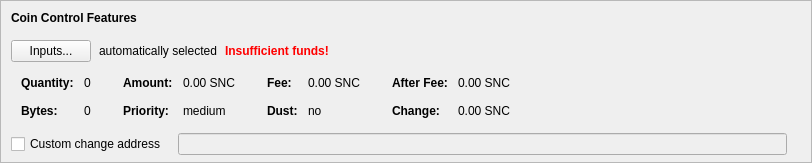
    <widget class="QFrame" name="frameCoinControl">
     <property name="sizePolicy">
      <sizepolicy hsizetype="Expanding" vsizetype="Expanding">
       <horstretch>0</horstretch>
       <verstretch>0</verstretch>
      </sizepolicy>
     </property>
     <property name="maximumSize">
      <size>
       <width>16777215</width>
       <height>16777215</height>
      </size>
     </property>
     <property name="frameShape">
      <enum>QFrame::StyledPanel</enum>
     </property>
     <property name="frameShadow">
      <enum>QFrame::Sunken</enum>
     </property>
     <layout class="QVBoxLayout" name="verticalLayoutCoinControl2">
      <property name="spacing">
       <number>0</number>
      </property>
      <property name="leftMargin">
       <number>0</number>
      </property>
      <property name="topMargin">
       <number>0</number>
      </property>
      <property name="rightMargin">
       <number>0</number>
      </property>
      <property name="bottomMargin">
       <number>6</number>
      </property>
      <item>
       <layout class="QVBoxLayout" name="verticalLayoutCoinControl" stretch="0,0,0,0,1">
        <property name="spacing">
         <number>0</number>
        </property>
        <property name="leftMargin">
         <number>10</number>
        </property>
        <property name="topMargin">
         <number>10</number>
        </property>
        <item>
         <layout class="QHBoxLayout" name="horizontalLayoutCoinControl1">
          <property name="bottomMargin">
           <number>15</number>
          </property>
          <item>
           <widget class="QLabel" name="labelCoinControlFeatures">
            <property name="sizePolicy">
             <sizepolicy hsizetype="Preferred" vsizetype="Maximum">
              <horstretch>0</horstretch>
              <verstretch>0</verstretch>
             </sizepolicy>
            </property>
            <property name="font">
             <font>
              <weight>75</weight>
              <bold>true</bold>
             </font>
            </property>
            <property name="styleSheet">
             <string notr="true">font-weight:bold;</string>
            </property>
            <property name="text">
             <string>Coin Control Features</string>
            </property>
           </widget>
          </item>
         </layout>
        </item>
        <item>
         <layout class="QHBoxLayout" name="horizontalLayoutCoinControl2" stretch="0,0,0,0">
          <property name="spacing">
           <number>8</number>
          </property>
          <property name="bottomMargin">
           <number>10</number>
          </property>
          <item>
           <widget class="QPushButton" name="pushButtonCoinControl">
            <property name="styleSheet">
             <string notr="true"/>
            </property>
            <property name="text">
             <string>Inputs...</string>
            </property>
            <property name="autoDefault">
             <bool>false</bool>
            </property>
           </widget>
          </item>
          <item>
           <widget class="QLabel" name="labelCoinControlAutomaticallySelected">
            <property name="text">
             <string>automatically selected</string>
            </property>
            <property name="margin">
             <number>5</number>
            </property>
           </widget>
          </item>
          <item>
           <widget class="QLabel" name="labelCoinControlInsuffFunds">
            <property name="font">
             <font>
              <weight>75</weight>
              <bold>true</bold>
             </font>
            </property>
            <property name="styleSheet">
             <string notr="true">color:red;font-weight:bold;</string>
            </property>
            <property name="text">
             <string>Insufficient funds!</string>
            </property>
            <property name="margin">
             <number>5</number>
            </property>
           </widget>
          </item>
          <item>
           <spacer name="horizontalSpacerCoinControl">
            <property name="orientation">
             <enum>Qt::Horizontal</enum>
            </property>
            <property name="sizeHint" stdset="0">
             <size>
              <width>40</width>
              <height>1</height>
             </size>
            </property>
           </spacer>
          </item>
         </layout>
        </item>
        <item>
         <widget class="QWidget" name="widgetCoinControl" native="true">
          <property name="sizePolicy">
           <sizepolicy hsizetype="Preferred" vsizetype="Preferred">
            <horstretch>0</horstretch>
            <verstretch>0</verstretch>
           </sizepolicy>
          </property>
          <property name="minimumSize">
           <size>
            <width>0</width>
            <height>0</height>
           </size>
          </property>
          <property name="styleSheet">
           <string notr="true"/>
          </property>
          <layout class="QHBoxLayout" name="horizontalLayoutCoinControl5">
           <property name="leftMargin">
            <number>0</number>
           </property>
           <property name="topMargin">
            <number>0</number>
           </property>
           <property name="rightMargin">
            <number>0</number>
           </property>
           <property name="bottomMargin">
            <number>0</number>
           </property>
           <item>
            <layout class="QHBoxLayout" name="horizontalLayoutCoinControl3" stretch="0,0,0,1">
             <property name="spacing">
              <number>20</number>
             </property>
             <property name="topMargin">
              <number>0</number>
             </property>
             <property name="bottomMargin">
              <number>10</number>
             </property>
             <item>
              <layout class="QFormLayout" name="formLayoutCoinControl1">
               <property name="horizontalSpacing">
                <number>10</number>
               </property>
               <property name="verticalSpacing">
                <number>14</number>
               </property>
               <property name="leftMargin">
                <number>10</number>
               </property>
               <property name="topMargin">
                <number>4</number>
               </property>
               <property name="rightMargin">
                <number>6</number>
               </property>
               <item row="0" column="0">
                <widget class="QLabel" name="labelCoinControlQuantityText">
                 <property name="font">
                  <font>
                   <weight>75</weight>
                   <bold>true</bold>
                  </font>
                 </property>
                 <property name="text">
                  <string>Quantity:</string>
                 </property>
                 <property name="margin">
                  <number>0</number>
                 </property>
                </widget>
               </item>
               <item row="0" column="1">
                <widget class="QLabel" name="labelCoinControlQuantity">
                 <property name="cursor">
                  <cursorShape>IBeamCursor</cursorShape>
                 </property>
                 <property name="contextMenuPolicy">
                  <enum>Qt::ActionsContextMenu</enum>
                 </property>
                 <property name="text">
                  <string notr="true">0</string>
                 </property>
                 <property name="margin">
                  <number>0</number>
                 </property>
                 <property name="textInteractionFlags">
                  <set>Qt::LinksAccessibleByMouse|Qt::TextSelectableByKeyboard|Qt::TextSelectableByMouse</set>
                 </property>
                </widget>
               </item>
               <item row="1" column="0">
                <widget class="QLabel" name="labelCoinControlBytesText">
                 <property name="font">
                  <font>
                   <weight>75</weight>
                   <bold>true</bold>
                  </font>
                 </property>
                 <property name="text">
                  <string>Bytes:</string>
                 </property>
                </widget>
               </item>
               <item row="1" column="1">
                <widget class="QLabel" name="labelCoinControlBytes">
                 <property name="cursor">
                  <cursorShape>IBeamCursor</cursorShape>
                 </property>
                 <property name="contextMenuPolicy">
                  <enum>Qt::ActionsContextMenu</enum>
                 </property>
                 <property name="text">
                  <string notr="true">0</string>
                 </property>
                 <property name="textInteractionFlags">
                  <set>Qt::LinksAccessibleByMouse|Qt::TextSelectableByKeyboard|Qt::TextSelectableByMouse</set>
                 </property>
                </widget>
               </item>
              </layout>
             </item>
             <item>
              <layout class="QFormLayout" name="formLayoutCoinControl2">
               <property name="horizontalSpacing">
                <number>10</number>
               </property>
               <property name="verticalSpacing">
                <number>14</number>
               </property>
               <property name="leftMargin">
                <number>6</number>
               </property>
               <property name="topMargin">
                <number>4</number>
               </property>
               <property name="rightMargin">
                <number>6</number>
               </property>
               <item row="0" column="0">
                <widget class="QLabel" name="labelCoinControlAmountText">
                 <property name="font">
                  <font>
                   <weight>75</weight>
                   <bold>true</bold>
                  </font>
                 </property>
                 <property name="text">
                  <string>Amount:</string>
                 </property>
                 <property name="margin">
                  <number>0</number>
                 </property>
                </widget>
               </item>
               <item row="0" column="1">
                <widget class="QLabel" name="labelCoinControlAmount">
                 <property name="cursor">
                  <cursorShape>IBeamCursor</cursorShape>
                 </property>
                 <property name="contextMenuPolicy">
                  <enum>Qt::ActionsContextMenu</enum>
                 </property>
                 <property name="text">
                  <string notr="true">0.00 SNC</string>
                 </property>
                 <property name="textInteractionFlags">
                  <set>Qt::LinksAccessibleByMouse|Qt::TextSelectableByKeyboard|Qt::TextSelectableByMouse</set>
                 </property>
                </widget>
               </item>
               <item row="1" column="0">
                <widget class="QLabel" name="labelCoinControlPriorityText">
                 <property name="font">
                  <font>
                   <weight>75</weight>
                   <bold>true</bold>
                  </font>
                 </property>
                 <property name="text">
                  <string>Priority:</string>
                 </property>
                </widget>
               </item>
               <item row="1" column="1">
                <widget class="QLabel" name="labelCoinControlPriority">
                 <property name="cursor">
                  <cursorShape>IBeamCursor</cursorShape>
                 </property>
                 <property name="contextMenuPolicy">
                  <enum>Qt::ActionsContextMenu</enum>
                 </property>
                 <property name="text">
                  <string>medium</string>
                 </property>
                 <property name="textInteractionFlags">
                  <set>Qt::LinksAccessibleByMouse|Qt::TextSelectableByKeyboard|Qt::TextSelectableByMouse</set>
                 </property>
                </widget>
               </item>
              </layout>
             </item>
             <item>
              <layout class="QFormLayout" name="formLayoutCoinControl3">
               <property name="horizontalSpacing">
                <number>10</number>
               </property>
               <property name="verticalSpacing">
                <number>14</number>
               </property>
               <property name="leftMargin">
                <number>6</number>
               </property>
               <property name="topMargin">
                <number>4</number>
               </property>
               <property name="rightMargin">
                <number>6</number>
               </property>
               <item row="0" column="0">
                <widget class="QLabel" name="labelCoinControlFeeText">
                 <property name="font">
                  <font>
                   <weight>75</weight>
                   <bold>true</bold>
                  </font>
                 </property>
                 <property name="text">
                  <string>Fee:</string>
                 </property>
                 <property name="margin">
                  <number>0</number>
                 </property>
                </widget>
               </item>
               <item row="0" column="1">
                <widget class="QLabel" name="labelCoinControlFee">
                 <property name="cursor">
                  <cursorShape>IBeamCursor</cursorShape>
                 </property>
                 <property name="contextMenuPolicy">
                  <enum>Qt::ActionsContextMenu</enum>
                 </property>
                 <property name="text">
                  <string notr="true">0.00 SNC</string>
                 </property>
                 <property name="textInteractionFlags">
                  <set>Qt::LinksAccessibleByMouse|Qt::TextSelectableByKeyboard|Qt::TextSelectableByMouse</set>
                 </property>
                </widget>
               </item>
               <item row="1" column="0">
                <widget class="QLabel" name="labelCoinControlLowOutputText">
                 <property name="font">
                  <font>
                   <weight>75</weight>
                   <bold>true</bold>
                  </font>
                 </property>
                 <property name="text">
                  <string>Dust:</string>
                 </property>
                </widget>
               </item>
               <item row="1" column="1">
                <widget class="QLabel" name="labelCoinControlLowOutput">
                 <property name="cursor">
                  <cursorShape>IBeamCursor</cursorShape>
                 </property>
                 <property name="contextMenuPolicy">
                  <enum>Qt::ActionsContextMenu</enum>
                 </property>
                 <property name="text">
                  <string>no</string>
                 </property>
                 <property name="textInteractionFlags">
                  <set>Qt::LinksAccessibleByMouse|Qt::TextSelectableByKeyboard|Qt::TextSelectableByMouse</set>
                 </property>
                </widget>
               </item>
              </layout>
             </item>
             <item>
              <layout class="QFormLayout" name="formLayoutCoinControl4">
               <property name="horizontalSpacing">
                <number>10</number>
               </property>
               <property name="verticalSpacing">
                <number>14</number>
               </property>
               <property name="leftMargin">
                <number>6</number>
               </property>
               <property name="topMargin">
                <number>4</number>
               </property>
               <property name="rightMargin">
                <number>6</number>
               </property>
               <item row="0" column="0">
                <widget class="QLabel" name="labelCoinControlAfterFeeText">
                 <property name="font">
                  <font>
                   <weight>75</weight>
                   <bold>true</bold>
                  </font>
                 </property>
                 <property name="text">
                  <string>After Fee:</string>
                 </property>
                 <property name="margin">
                  <number>0</number>
                 </property>
                </widget>
               </item>
               <item row="0" column="1">
                <widget class="QLabel" name="labelCoinControlAfterFee">
                 <property name="cursor">
                  <cursorShape>IBeamCursor</cursorShape>
                 </property>
                 <property name="contextMenuPolicy">
                  <enum>Qt::ActionsContextMenu</enum>
                 </property>
                 <property name="text">
                  <string notr="true">0.00 SNC</string>
                 </property>
                 <property name="textInteractionFlags">
                  <set>Qt::LinksAccessibleByMouse|Qt::TextSelectableByKeyboard|Qt::TextSelectableByMouse</set>
                 </property>
                </widget>
               </item>
               <item row="1" column="0">
                <widget class="QLabel" name="labelCoinControlChangeText">
                 <property name="font">
                  <font>
                   <weight>75</weight>
                   <bold>true</bold>
                  </font>
                 </property>
                 <property name="text">
                  <string>Change:</string>
                 </property>
                </widget>
               </item>
               <item row="1" column="1">
                <widget class="QLabel" name="labelCoinControlChange">
                 <property name="cursor">
                  <cursorShape>IBeamCursor</cursorShape>
                 </property>
                 <property name="contextMenuPolicy">
                  <enum>Qt::ActionsContextMenu</enum>
                 </property>
                 <property name="text">
                  <string notr="true">0.00 SNC</string>
                 </property>
                 <property name="textInteractionFlags">
                  <set>Qt::LinksAccessibleByMouse|Qt::TextSelectableByKeyboard|Qt::TextSelectableByMouse</set>
                 </property>
                </widget>
               </item>
              </layout>
             </item>
            </layout>
           </item>
          </layout>
         </widget>
        </item>
        <item>
         <layout class="QHBoxLayout" name="horizontalLayoutCoinControl4" stretch="0,0,0">
          <property name="spacing">
           <number>12</number>
          </property>
          <property name="sizeConstraint">
           <enum>QLayout::SetDefaultConstraint</enum>
          </property>
          <property name="topMargin">
           <number>5</number>
          </property>
          <property name="rightMargin">
           <number>5</number>
          </property>
          <item>
           <widget class="QCheckBox" name="checkBoxCoinControlChange">
            <property name="toolTip">
             <string>If this is activated, but the change address is empty or invalid, change will be sent to a newly generated address.</string>
            </property>
            <property name="text">
             <string>Custom change address</string>
            </property>
           </widget>
          </item>
          <item>
           <widget class="QValidatedLineEdit" name="lineEditCoinControlChange">
            <property name="enabled">
             <bool>false</bool>
            </property>
            <property name="sizePolicy">
             <sizepolicy hsizetype="Expanding" vsizetype="Fixed">
              <horstretch>0</horstretch>
              <verstretch>0</verstretch>
             </sizepolicy>
            </property>
           </widget>
          </item>
          <item>
           <widget class="QLabel" name="labelCoinControlChangeLabel">
            <property name="sizePolicy">
             <sizepolicy hsizetype="Preferred" vsizetype="Expanding">
              <horstretch>0</horstretch>
              <verstretch>0</verstretch>
             </sizepolicy>
            </property>
            <property name="minimumSize">
             <size>
              <width>0</width>
              <height>0</height>
             </size>
            </property>
            <property name="text">
             <string/>
            </property>
            <property name="margin">
             <number>3</number>
            </property>
           </widget>
          </item>
         </layout>
        </item>
        <item>
         <spacer name="verticalSpacerCoinControl">
          <property name="orientation">
           <enum>Qt::Vertical</enum>
          </property>
          <property name="sizeHint" stdset="0">
           <size>
            <width>800</width>
            <height>1</height>
           </size>
          </property>
         </spacer>
        </item>
       </layout>
      </item>
     </layout>
    </widget>
